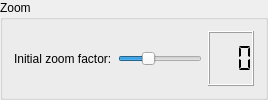
    <widget class="QGroupBox" name="groupBox_8">
     <property name="title">
      <string>Zoom</string>
     </property>
     <layout class="QHBoxLayout" name="horizontalLayout_2">
      <item>
       <widget class="QLabel" name="TextLabel13_2_2_3">
        <property name="text">
         <string>Initial zoom factor:</string>
        </property>
       </widget>
      </item>
      <item>
       <widget class="QSlider" name="zoomfactorSlider">
        <property name="toolTip">
         <string>Move to set the initial zoom factor</string>
        </property>
        <property name="minimum">
         <number>-10</number>
        </property>
        <property name="maximum">
         <number>20</number>
        </property>
        <property name="value">
         <number>0</number>
        </property>
        <property name="orientation">
         <enum>Qt::Horizontal</enum>
        </property>
        <property name="tickInterval">
         <number>5</number>
        </property>
       </widget>
      </item>
      <item>
       <widget class="QLCDNumber" name="zoomfactorLCD">
        <property name="toolTip">
         <string>Displays the selected initial zoom factor</string>
        </property>
        <property name="digitCount">
         <number>3</number>
        </property>
        <property name="segmentStyle">
         <enum>QLCDNumber::Flat</enum>
        </property>
        <property name="value" stdset="0">
         <double>0.000000000000000</double>
        </property>
       </widget>
      </item>
     </layout>
    </widget>
